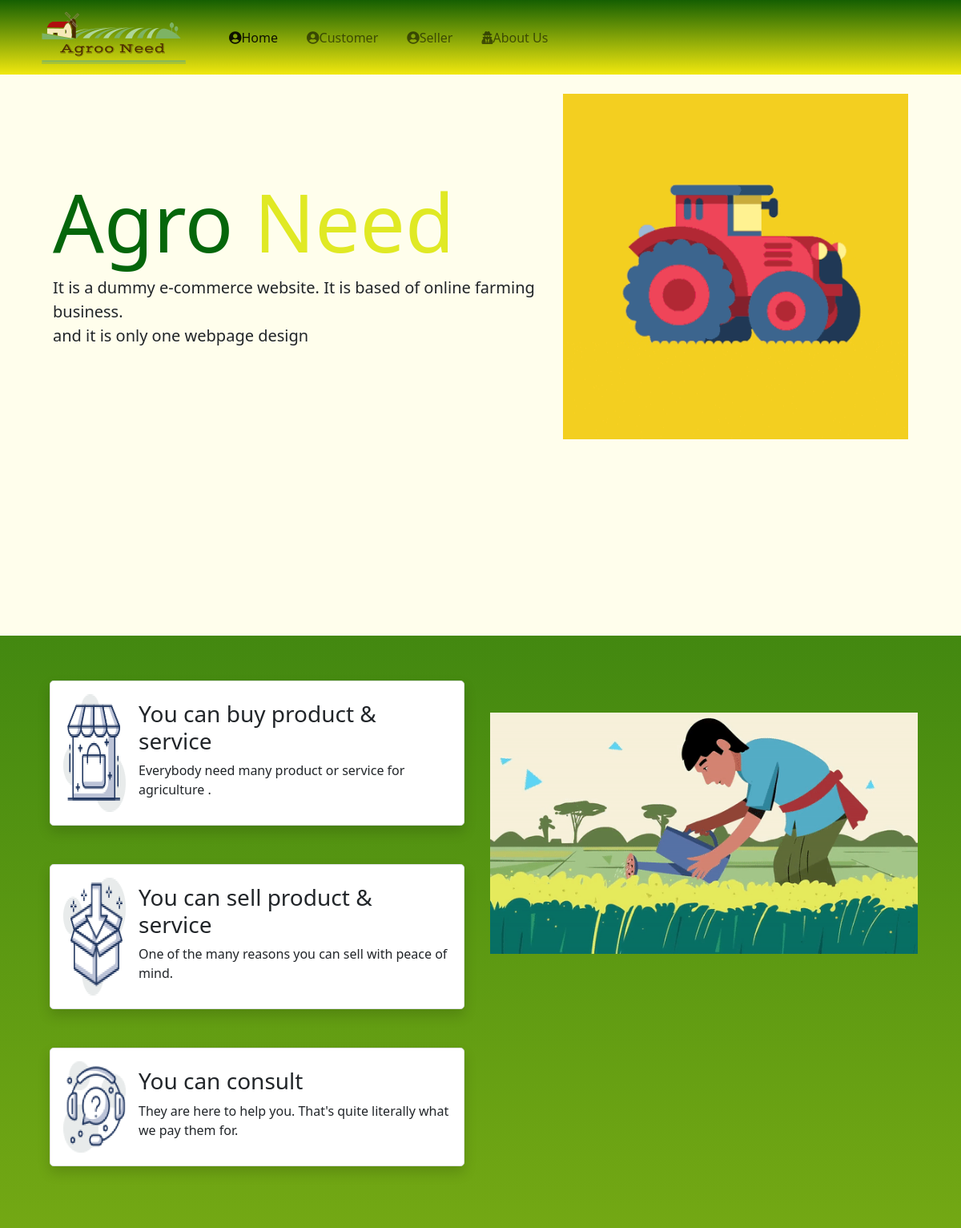
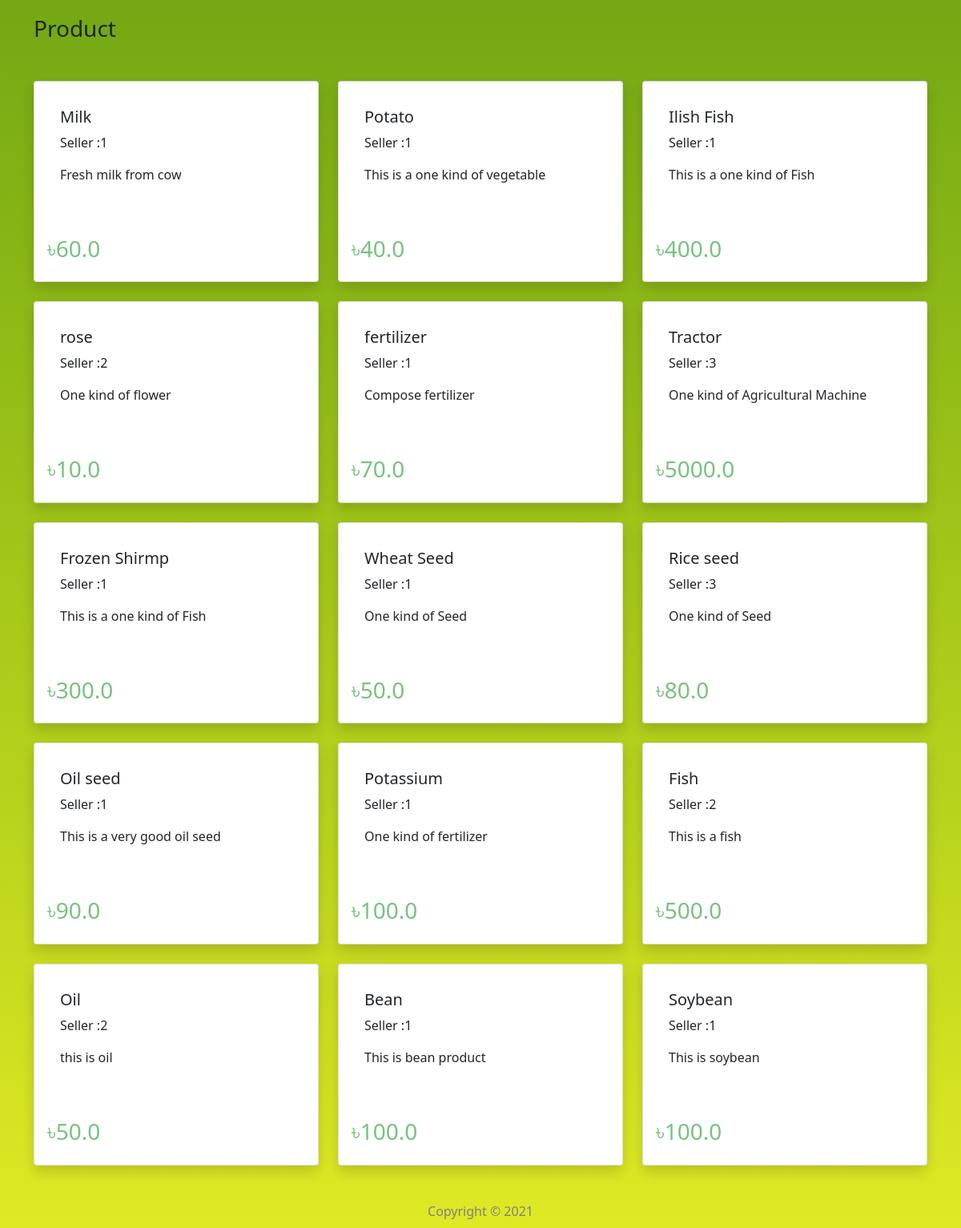
The page / on the database its author committed (2 pictures, top to bottom).
### products/models.py (models this page shows)
class Products(models.Model):
    productName = models.CharField(max_length=20)
    productPrice = models.FloatField()
    sellerId = models.IntegerField()
    productDetails = models.TextField()
    @staticmethod
    def getAllProducts():
        return Products.objects.all()
    class Meta:
        db_table = 'Products Info'

### home/views.py (the view)
# urls.py: path('',showhomeProduct,name="home"),
def showhomeProduct(request):
    product = Products.getAllProducts()
    all_data = {}
    all_data['allProducts'] = product
    return render(request,'home/home.html', all_data)

### templates/home/home.html (shortened to what this page needs)
<!DOCTYPE html>
<html lang="en">
<head>
    <link rel="stylesheet" href="https://cdnjs.cloudflare.com/ajax/libs/twitter-bootstrap/4.6.0/css/bootstrap.min.css">
    <link rel="stylesheet" href="https://cdnjs.cloudflare.com/ajax/libs/font-awesome/4.7.0/css/font-awesome.min.css">
      <link rel="stylesheet" href="https://use.fontawesome.com/releases/v5.12.0/css/all.css">
    <link href="https://cdn.jsdelivr.net/npm/bootstrap@5.0.0-beta1/dist/css/bootstrap.min.css" rel="stylesheet">
    {% load static %}
    <link rel="stylesheet" href="{% static 'customer/navbar.css' %}">
    <link rel="stylesheet" href="{% static 'home/homestyle.css' %}">
    <link rel="stylesheet" href="{% static 'home/homeallstyle.css' %}">
</head>
<body style="background-image: linear-gradient(to bottom, #05660b, #418710, #73a814, #a7c91a, #e0e924);">
    <nav class="navbar navbar-light navbar-expand-md navbar-fixed-top navigation-clean-button" style="background: linear-gradient(rgb(21,95,2), rgb(241,232,14));width: 100%;height: 93px;">
        <div class="container">
            <div><a class="navbar-brand" href="#"><span><img src="{% static 'customer/agroneedlogo.png' %}" style="width: 200px;"></span> </a></div>
            <div class="collapse navbar-collapse" id="navcol-1">
                <ul class="navbar-nav nav-right">
                    <li class="nav-item"><a class="nav-link active" href="{% url 'home' %}"><i class="fa fa-user-circle" style="height: 1px;"></i>Home</a></li>
                    <li class="nav-item"><a class="nav-link" href="{% url 'customerregistration' %}"><i class="fa fa-user-circle"></i>Customer</a></li>
                    <li class="nav-item"><a class="nav-link" href="{% url 'sellerregistration' %}"><i class="fa fa-user-circle"></i>Seller</a></li>
                    <li class="nav-item"><a class="nav-link" href="{% url 'aboutus' %}"><i class="fa fa-user-secret"></i>About Us</a></li>
                </ul>
            </div>
        </div>
    </nav>
    <header>
        <section class="container">
            <div id="carouselExampleSlidesOnly" class="carousel slide" data-bs-ride="carousel">
                <div class="carousel-inner">
                  <div class="carousel-item active">
                    <div class="row d-flex align-items-center p-4">
                        <div class="col-md-7">
                            <h1 style="color: #05660B; font-size: 100px; font-family: "Roboto", "Lucida Grande", Verdana, Arial, sans-serif">Agro <span style="color: #E0E924;">Need</span></h1>
                            <p style="font-size: 20px; font-family: "Roboto", "Lucida Grande", Verdana, Arial, sans-serif"">It is a dummy e-commerce website. It is based of online farming business.<br>
                             and it is only one webpage design</p>
                        </div>
                    <div class="col-md-5">
                         <img src="{% static 'home/first section picture.gif' %}" class="a-block w-100" alt="...">
                    </div>
                    </div>
                 </div>
             </div>
          </div>
        </section>
    </header>
    <main class="container">
      <section class="mt-5">
        <div class="container">
            <div class="row">
                <div class="col-sm-12 col-md-12 col-lg-6">
                    <div class="d-flex m-2 p-2 border rounded-3 shadow p-3 mb-5 bg-white rounded">
                        <img style="width: 78px;" src="{% static 'home/side1.png' %}" alt="">
                      <div class="ms-3 mt-2">
                        <h3>You can buy product & service</h3>
                        <p>Everybody need many product or service for agriculture .</p>
                      </div>
                    </div>
                    <div class="d-flex m-2 p-2 border rounded-3 shadow p-3 mb-5 bg-white rounded">
                        <img style="width: 78px;" src="{% static 'home/side 2.png' %}" alt="">
                    <div class="ms-3 mt-2">
                        <h3>You can sell product & service</h3>
                        <p>One of the many reasons you can sell
                        with peace of mind.</p>
                    </div>
                    </div>
                    <div class="d-flex m-2 p-2 border rounded-3 shadow p-3 mb-5 bg-white rounded">
                        <img style="width: 78px;" src="{% static 'home/side 3.png' %}" alt="">
                    <div class="ms-3 mt-2">
                        <h3>You can consult </h3>
                        <p>They are here to help you. That's quite
                            literally what we pay them for.</p>
                    </div>
                    </div>
            </div>
        <div class="col-sm-12 col-md-12 col-lg-6 mt-5">
            <img style="width:100%;;"src="{% static 'home/rightside.gif' %}" alt="">
        </div>
        </div>
    </div>
    </section>
    <section class=" mt-5">
        <h3 class="mb-5">Product <br></h3>
        <div class="row row-cols-1 row-cols-md-3 g-4">
            {% for products in allProducts %}
            <div class="col">
                <div class="card h-100 shadow p-3 mb-5 bg-white rounded">
                    <div class="card-body">
                        <h5 class="card-title">{{ products.productName }}</h5>
                        <p class="card-text">Seller :{{ products.sellerId }}</p>
                        <p class="card-text">{{ products.productDetails }}</p>
                    </div>
                    <div class="cardfooter d-flex justify-content-between">
                        <h3 style="color: #76C27E;">৳{{ products.productPrice }}</h3>
                    </div>
                </div>
            </div>
            {% endfor %}
        </div>
    </section>
    </main>
    <footer>
        <h6 class="footer mt-5 mb-4">Copyright © 2021 </h6>
    </footer>
</body>
</html>

### customer/static/customer/navbar.css (style rules this page uses)
.navigation-clean-button { background: white; padding-top: 10px; padding-bottom: 10px; color: #f2f5f8; border-radius: 0; box-shadow: none; border: none; margin-bottom: 0; }
.navigation-clean-button .navbar-brand { font-weight: bold; color: inherit; }
.navigation-clean-button .navbar-brand img { height: 100%; display: inline-block; margin-right: 10px; width: auto; }
.navigation-clean-button .navbar-collapse, .navigation-clean-button .navbar-form { border-top-color: #ddd; }
.navigation-clean-button.navbar .navbar-nav > li > a { padding-left: 18px; padding-right: 18px; }
.navbar { margin-bottom: 0; }

### home/static/home/homestyle.css (style rules this page uses)
header { height: 700px; background-color: rgb(255, 254, 236); }
footer { color: gray; height: 30px; text-align: center; }
.navbar { line-height: 50px; }

### home/static/home/homeallstyle.css (style rules this page uses)
.fa,.fab,.fad,.fal,.far,.fas { -moz-osx-font-smoothing:grayscale;-webkit-font-smoothing:antialiased;display:inline-block;font-style:normal;font-variant:normal;text-rendering:auto;line-height:1 }
.fa-user-circle:before { content:"\f2bd" }
.fa-user-secret:before { content:"\f21b" }

### rows shown on the page
Products: productName "Milk", sellerId "1", productDetails "Fresh milk from cow", productPrice "60.0"
Products: productName "Potato", sellerId "1", productDetails "This is a one kind of vegetable", productPrice "40.0"
Products: productName "Ilish Fish", sellerId "1", productDetails "This is a one kind of Fish", productPrice "400.0"
Products: productName "rose", sellerId "2", productDetails "One kind of flower", productPrice "10.0"
Products: productName "fertilizer", sellerId "1", productDetails "Compose fertilizer", productPrice "70.0"
Products: productName "Tractor", sellerId "3", productDetails "One kind of Agricultural Machine", productPrice "5000.0"
Products: productName "Frozen Shirmp", sellerId "1", productDetails "This is a one kind of Fish", productPrice "300.0"
Products: productName "Wheat Seed", sellerId "1", productDetails "One kind of Seed", productPrice "50.0"
Products: productName "Rice seed", sellerId "3", productDetails "One kind of Seed", productPrice "80.0"
Products: productName "Oil seed", sellerId "1", productDetails "This is a very good oil seed", productPrice "90.0"
Products: productName "Potassium", sellerId "1", productDetails "One kind of fertilizer", productPrice "100.0"
Products: productName "Fish", sellerId "2", productDetails "This is a fish", productPrice "500.0"
Products: productName "Oil", sellerId "2", productDetails "this is oil", productPrice "50.0"
Products: productName "Bean", sellerId "1", productDetails "This is bean product", productPrice "100.0"
Products: productName "Soybean", sellerId "1", productDetails "This is soybean", productPrice "100.0"
